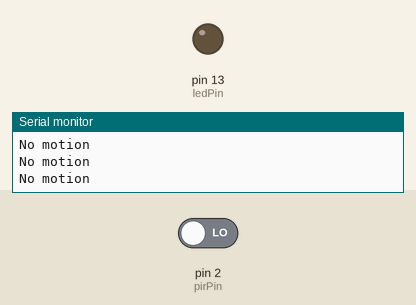
This sketch was run on a simulated Arduino Uno, built with avr-gcc and run on an emulated ATmega328P. Shown: output pins drawn as LEDs (lit = HIGH), the last lines printed to the serial monitor. Inputs (shaded band) come from the test bench; at power-on: pin 2 (pirPin) LOW.

Above: at 2.8 s.
2.9 s: pin 2 (pirPin) driven HIGH
At 3.7 s:
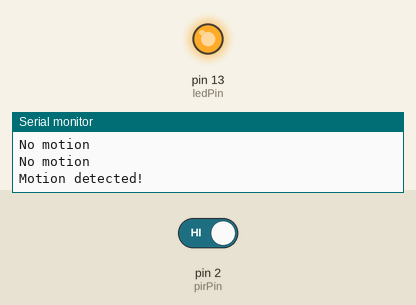
4.5 s: pin 2 (pirPin) driven LOW
At 6.4 s:
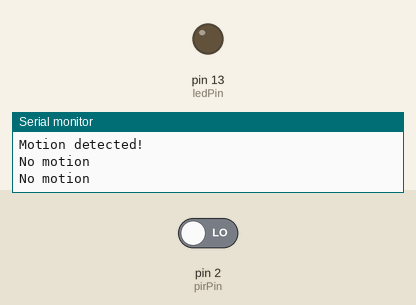
Timing chart, 0 to 7.9 s (numbered marks = the images above; inputs shaded):
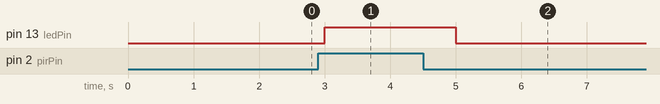

The sketch:

rduino_pi_program_for_interfacing_with_PIR_sensor_Experiment.ino
```cpp
const int pirPin = 2;
const int ledPin = 13;

void setup() {
  pinMode(pirPin, INPUT);
  pinMode(ledPin, OUTPUT);
  Serial.begin(9600);
}

void loop() {
  int pirState = digitalRead(pirPin);

  if (pirState == HIGH) {
    digitalWrite(ledPin, HIGH);
    Serial.println("Motion detected!");
  } else {
    digitalWrite(ledPin, LOW);
    Serial.println("No motion");
  }

  delay(1000);
}
```

Measured:
- after the input at 2.9 s, pin 13 (ledPin): LOW → HIGH after 0.10 s
- after the input at 4.5 s, pin 13 (ledPin): HIGH → LOW after 0.50 s
